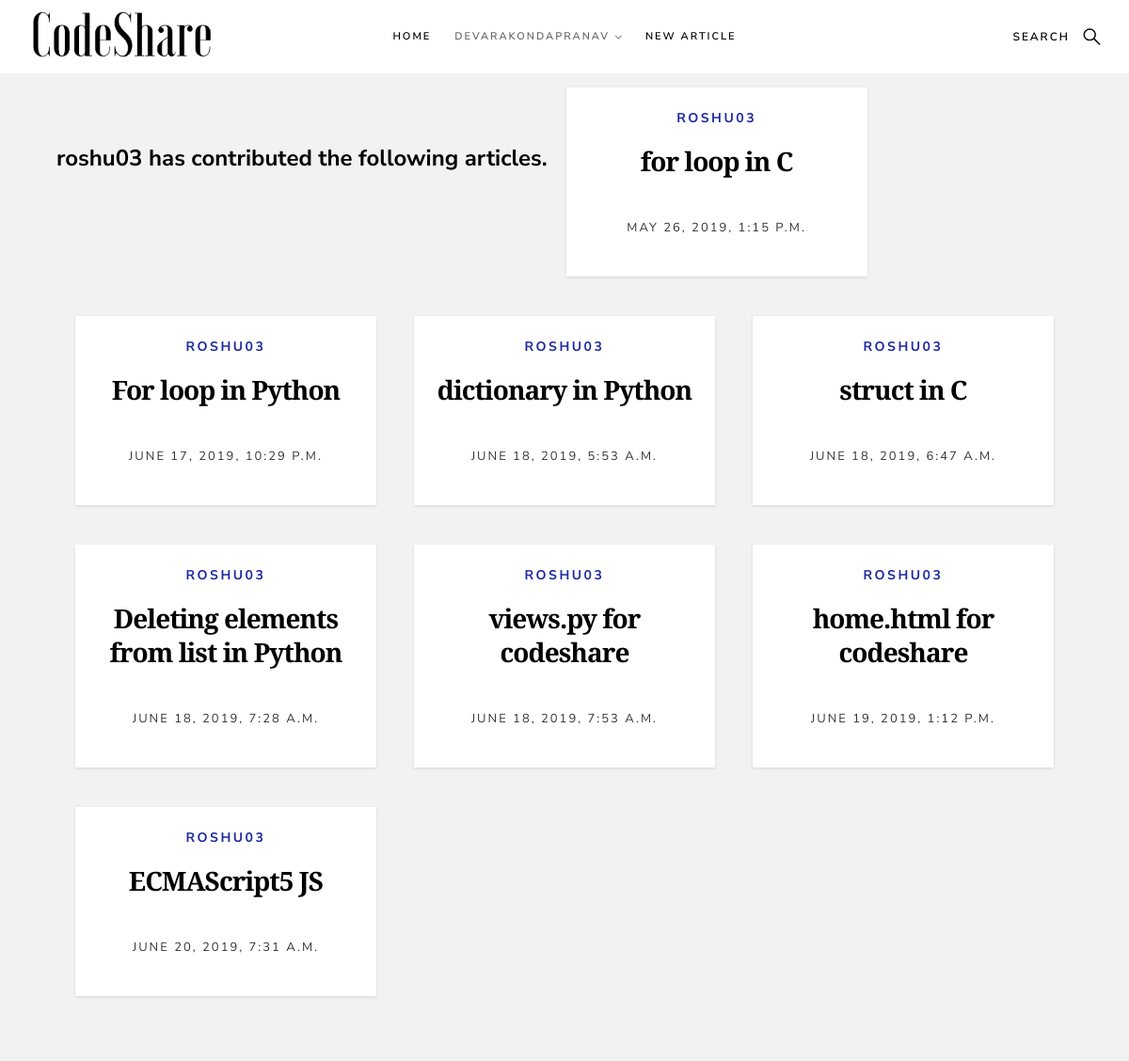
Page /snippets/profile/roshu03 (signed in) on the committed database.
### snippets/models.py (models this page shows, shortened)
class Code(models.Model):
	code_snippet = models.TextField()
	author = models.CharField(max_length = 200)
	pub_date = models.DateTimeField('date published')
	title = models.CharField(max_length = 100)

### snippets/views.py (the view)
# urls.py: path('profile/<str:username>', views.showProfile, name='showProfile'),
def showProfile(request, username):
	articles = Code.objects.filter(author= username)
	context = {'articles':articles, 'username':username, 'no_of_articles':len(articles)}
	return render(request, 'snippets/showProfile.html', context)

### snippets/templates/snippets/showProfile.html
{% extends "snippets/base1.html" %}
{% block content %}
	{% if no_of_articles > 0 %}
		<h3>{{username}} has contributed the following articles.</h3><br><br>
		{% for x in articles %}
			<article class="col-block">
                    <div class="item-entry" data-aos="zoom-in">
                        <div class="item-entry__text">
                            <div class="item-entry__cat">
                                <a href="/snippets/profile/{{x.author}}">{{x.author}}</a>
                            </div>
                            <h1 class="item-entry__title"><a href="/snippets/{{x.id}}">{{x.title}}</a></h1>
                            <div class="item-entry__date">
                                <a>{{x.pub_date}}</a>
                            </div>
                        </div>
                    </div>
            </article>
		{% endfor %}
	{% else %}
		<h3> {{username}} hasn't contributed anything yet</h3>
	{% endif %}
{% endblock %}

### snippets/templates/snippets/base1.html (shortened to what this page needs)
<!DOCTYPE html>
<html class="no-js" lang="en">
<head>
    {% load static %}
    <link rel="stylesheet" href="{% static 'snippets/css/base.css' %}">
    <link rel="stylesheet" href="{% static 'snippets/css/main.css' %}">
    <link rel="stylesheet" href="{% static 'snippets/lib/codemirror.css' %}">
    <link rel="stylesheet" href="{% static 'snippets/theme/monokai.css' %}">
</head>
<body id="top">
    <header class="s-header header">
        <div class="header__logo">
            <a class="logo" href="/snippets">
                <img src="{% static 'snippets/images/logo_cs.png' %}" alt="Homepage">
            </a>
        </div>
        <a class="header__search-trigger" href="#0"></a>
        <nav class="header__nav-wrap">
            <ul class="header__nav">
                <li class="current"><a href="/snippets" title="">Home</a></li>
                {% if user.is_authenticated %}
                <li class="has-children">
                    <a href="#0" title="">{{user.get_username}}</a>
                </li>
                {% else %}
                <li class="current"><a href="{% url 'login'%}?next={{request.path}}" title="">Login</a></li>
                <li class="current"><a href="/snippets/register" title="">Register</a></li>
                {% endif %}
                <li class="current"><a href="/snippets/newCodeSnippet" title="">New Article</a></li>
            </ul>
        </nav>
    </header>
    <br>
    <section class="s-content">
        <div class="row entries-wrap wide">
            <div class="entries" id="articles">
                {% block content %}
                {% endblock %}
            </div>
        </div>
    </section>
</body>
</html>

### rows in the picture
Code: author "ROSHU03", title "for loop in C", pub_date "MAY 26, 2019, 1:15 P.M."
Code: author "ROSHU03", title "For loop in Python", pub_date "JUNE 17, 2019, 10:29 P.M."
Code: author "ROSHU03", title "dictionary in Python", pub_date "JUNE 18, 2019, 5:53 A.M."
Code: author "ROSHU03", title "struct in C", pub_date "JUNE 18, 2019, 6:47 A.M."
Code: author "ROSHU03", title "Deleting elements from list in Python", pub_date "JUNE 18, 2019, 7:28 A.M."
Code: author "ROSHU03", title "views.py for codeshare", pub_date "JUNE 18, 2019, 7:53 A.M."
Code: author "ROSHU03", title "home.html for codeshare", pub_date "JUNE 19, 2019, 1:12 P.M."
Code: author "ROSHU03", title "ECMAScript5 JS", pub_date "JUNE 20, 2019, 7:31 A.M."

### other values in the picture
{{ user.get_username }} "DEVARAKONDAPRANAV"
{{ username }} "roshu03"
